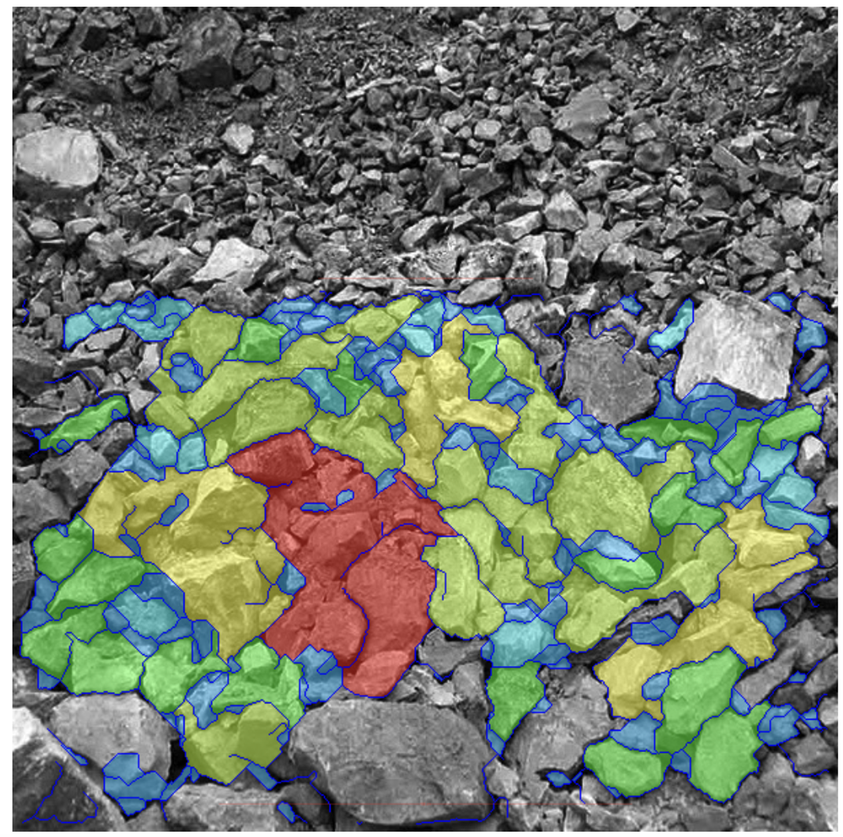
#> input picture image_c.png, 843 x 837 px, shrunk from 1272 x 1264 before the run
$ python particle_analysis_2.py
#> lines starting #> are read from the running program, lines starting #| are printed output that depends on the picture; after the words box and inside, x2 and y2 are one past the last pixel; in counts of white or black regions, pixels touching at a corner belong together
# [65 lines of commented-out code are left out]


import cv2
import numpy as np
import matplotlib.pyplot as plt

# Load the provided image
image_path = "image_c.png"  # Replace with the actual image path
image = cv2.imread(image_path)
#> image is the input picture: shape (837, 843, 3); mean B, G, R 112, 124.3, 116.1

# Convert the image to HSV for color-based segmentation
hsv_image = cv2.cvtColor(image, cv2.COLOR_BGR2HSV)
#> hsv_image: shape (837, 843, 3); mean H, S, V 25.7, 56.2, 136.3

# Define precise HSV color ranges for segmentation
color_ranges = {
    "red": ((0, 120, 70), (10, 255, 255)),  # Adjusted HSV range for red
    "yellow": ((20, 100, 100), (30, 255, 255)),  # Adjusted HSV range for yellow
    "green": ((40, 50, 50), (80, 255, 255)),  # Adjusted HSV range for green
    "blue": ((90, 50, 50), (130, 255, 255)),  # Adjusted HSV range for blue
}

# Scale factor: pixels per mm
pixels_per_mm = 10  # Adjust based on the actual scale in your image

# Dictionary to store particle sizes for each color
particle_sizes_by_color = {}

# Structuring element for morphological operations
kernel = cv2.getStructuringElement(cv2.MORPH_RECT, (3, 3))

# Process each color range
for color_name, (lower, upper) in color_ranges.items():
    # Create a binary mask for the current color
    mask = cv2.inRange(hsv_image, np.array(lower), np.array(upper))

    # Apply morphological operations to refine the mask
    mask = cv2.morphologyEx(mask, cv2.MORPH_CLOSE, kernel)
    mask = cv2.morphologyEx(mask, cv2.MORPH_OPEN, kernel)

    # Find contours for the current mask
    contours, _ = cv2.findContours(mask, cv2.RETR_EXTERNAL, cv2.CHAIN_APPROX_SIMPLE)

    # Calculate areas for each contour and convert to mm²
    areas = [cv2.contourArea(contour) / (pixels_per_mm ** 2) for contour in contours]

    # Store particle sizes in the dictionary
    particle_sizes_by_color[color_name] = areas

    # Draw contours for visual debugging
    cv2.drawContours(image, contours, -1, (255, 255, 255), 2)
#> this loop made 4 passes
#> areas on passes 1 to 2: [319.2], [138.5, 209.4, 0.37, 0.145, 81.17]
#> pass 1, `mask = cv2.inRange(hsv_image, np.array(lower), np.array(upper))`:
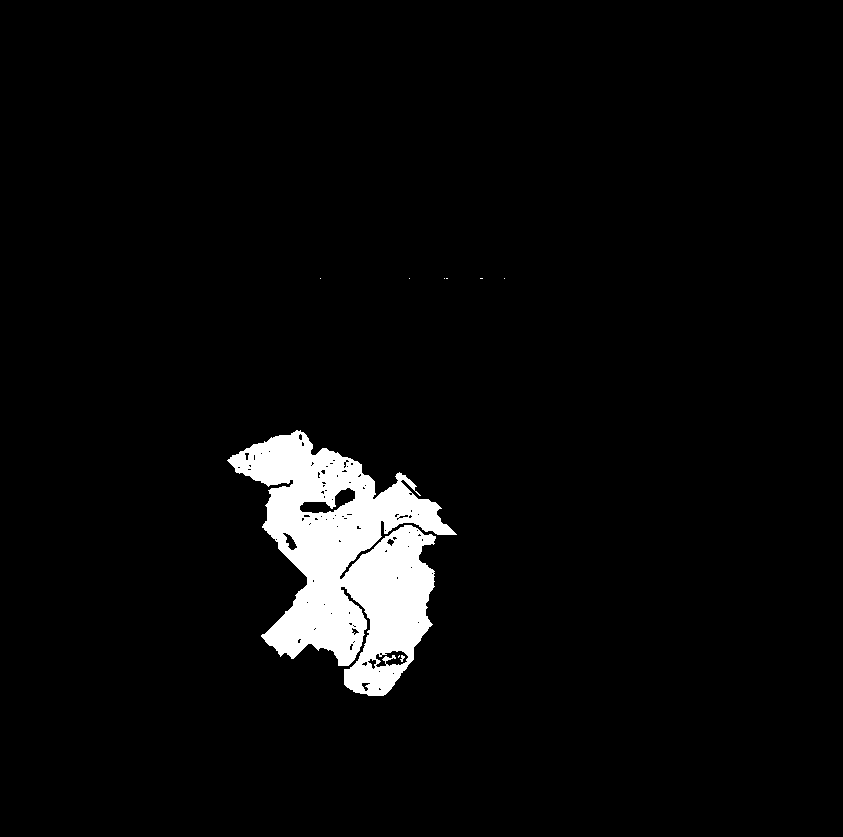
#> mask: shape (837, 843); 4.3% white; 9 white regions (8 under 20 px), largest, box (x1, y1, x2, y2) and area: (227, 430, 457, 696) 30239
#> pass 1, `mask = cv2.morphologyEx(mask, cv2.MORPH_CLOSE, kernel)`:
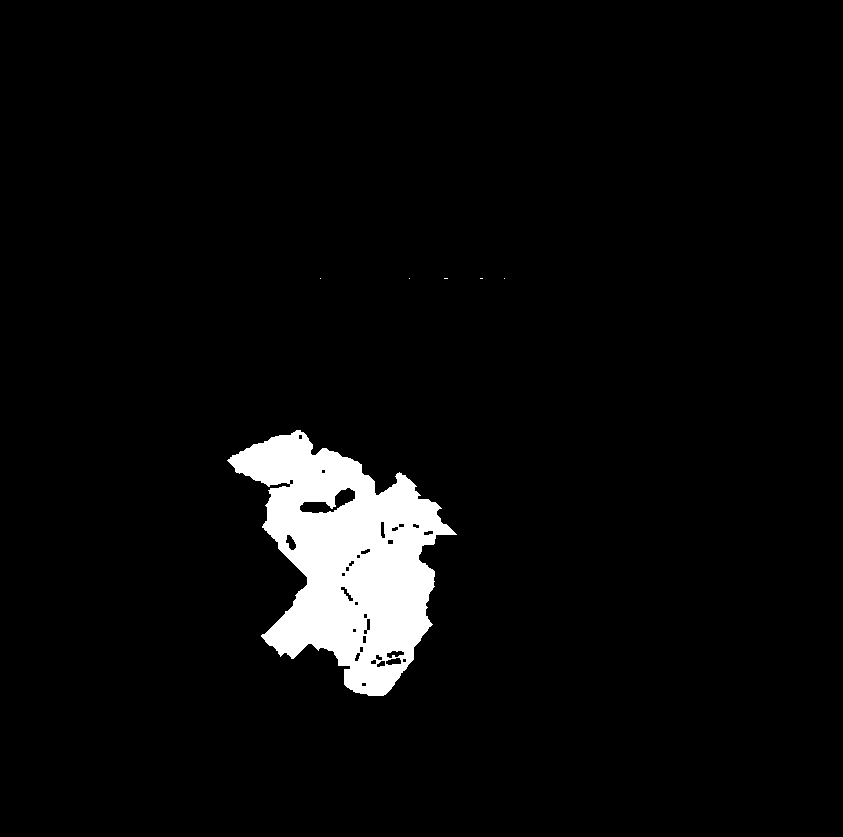
#> mask: shape (837, 843); 4.4% white; 6 white regions (5 under 20 px), largest, box (x1, y1, x2, y2) and area: (227, 430, 457, 696) 31061
#> pass 2, `mask = cv2.inRange(hsv_image, np.array(lower), np.array(upper))`:
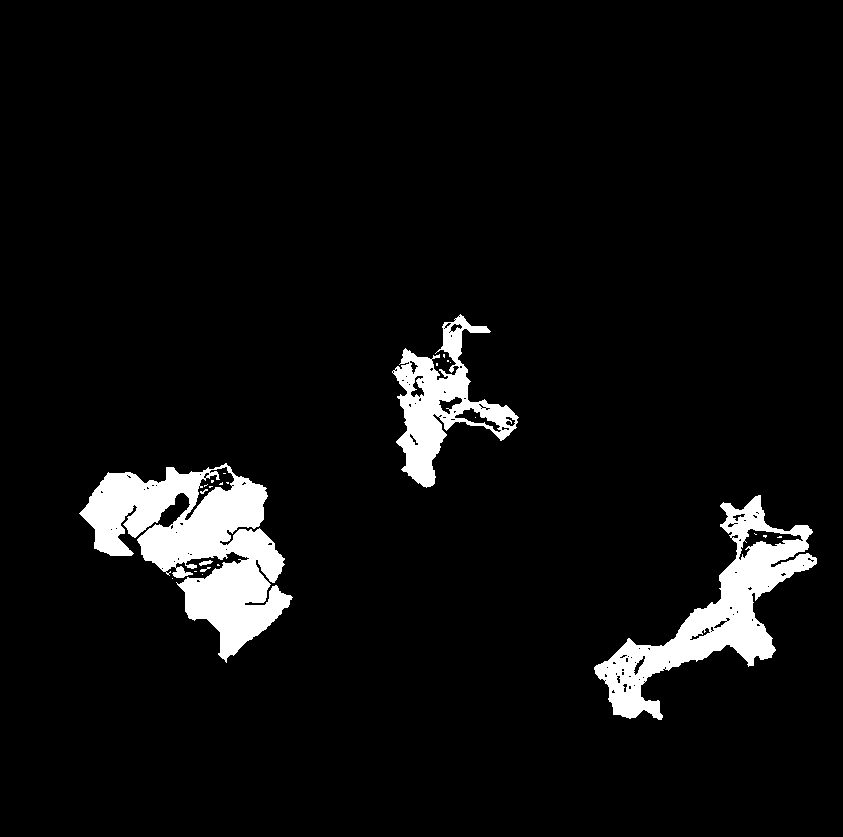
#> mask: shape (837, 843); 5.7% white; 24 white regions (19 under 20 px), largest, box (x1, y1, x2, y2) and area: (79, 463, 293, 663) 19609, (594, 495, 817, 720) 13124, (392, 314, 519, 488) 7504, (199, 560, 213, 566) 45, (200, 567, 211, 572) 24
#> after the loop:
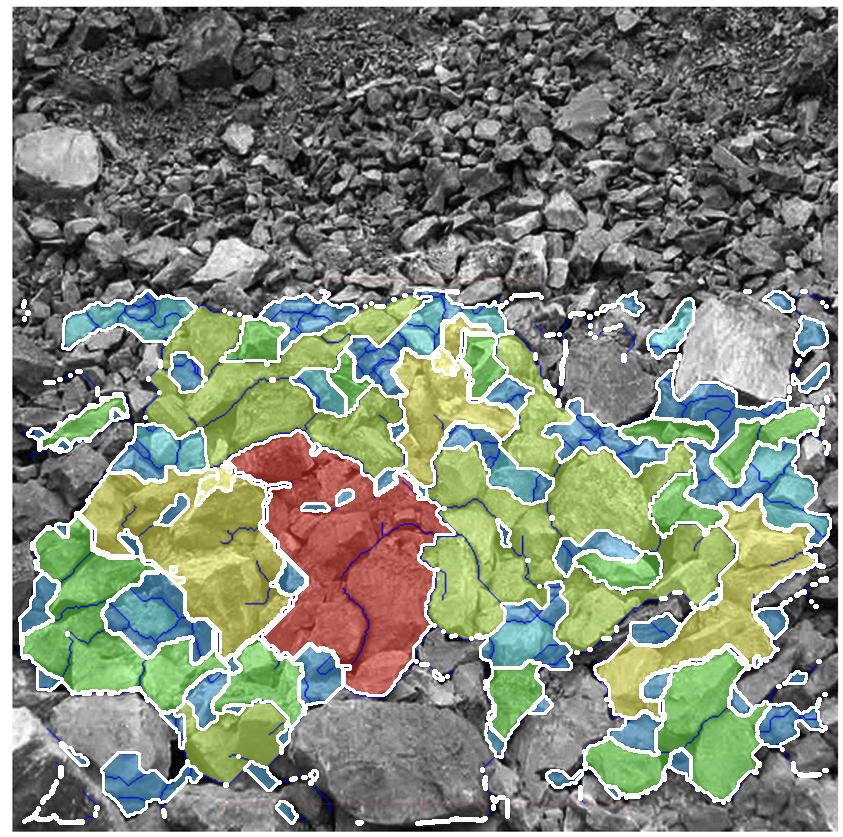
#> image: shape (837, 843, 3); 7.84% of pixels changed, all inside (x1, y1, x2, y2) = (18, 288, 832, 826)
#> after the loop:
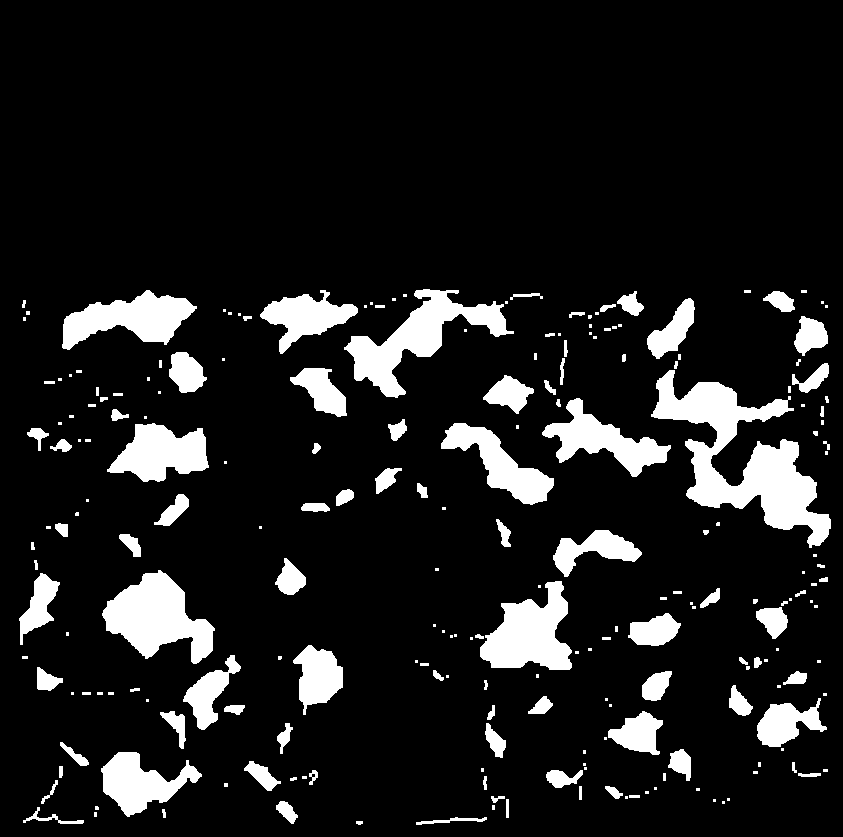
#> mask: shape (837, 843); 11.5% white; 222 white regions (102 under 20 px), largest, box (x1, y1, x2, y2) and area: (651, 370, 831, 548) 11446, (344, 289, 514, 398) 5892, (102, 570, 215, 664) 5754
#> after the loop, particle_sizes_by_color = 4 items

# Print particle sizes for each color
for color, sizes in particle_sizes_by_color.items():
    print(f"Particle sizes for {color}:")
    print(sizes)
#> this loop made 4 passes
#> color on passes 3 to 4: 'green', 'blue'
#> (printed output is left out)

# Optionally, visualize segmented regions with enhanced accuracy
segmented_image = np.zeros_like(image)
for color_name, (lower, upper) in color_ranges.items():
    mask = cv2.inRange(hsv_image, np.array(lower), np.array(upper))
    mask = cv2.morphologyEx(mask, cv2.MORPH_CLOSE, kernel)
    mask = cv2.morphologyEx(mask, cv2.MORPH_OPEN, kernel)
    color = (0, 0, 0)
    if color_name == "red":
        color = (0, 0, 255)
    elif color_name == "yellow":
        color = (0, 255, 255)
    elif color_name == "green":
        color = (0, 255, 0)
    elif color_name == "blue":
        color = (255, 0, 0)
    segmented_image[mask > 0] = color
#> segmented_image: shape (837, 843, 3); mean H, S, V 29.4, 34.5, 26.2

# Display the segmented image
plt.figure(figsize=(10, 6))
plt.imshow(cv2.cvtColor(segmented_image, cv2.COLOR_BGR2RGB))
plt.title("Enhanced Segmented Regions by Color")
plt.axis('off')
plt.show()
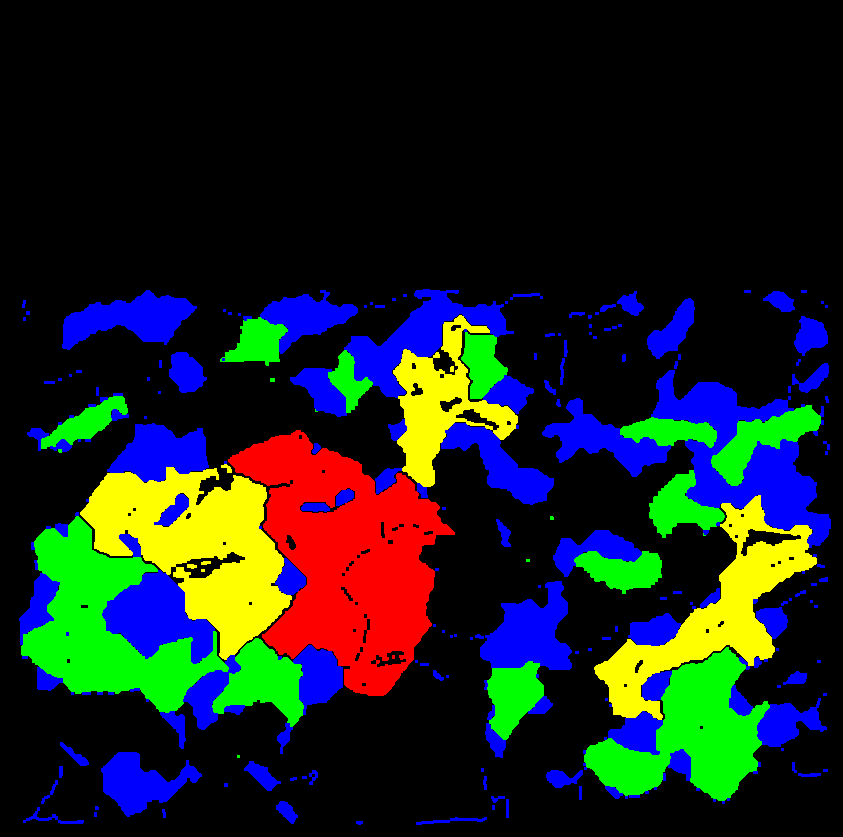
#> shown: shape (837, 843, 3); mean R, G, B 26.2, 34.5, 29.4

$ run again, with image-1.png copied over image_c.png
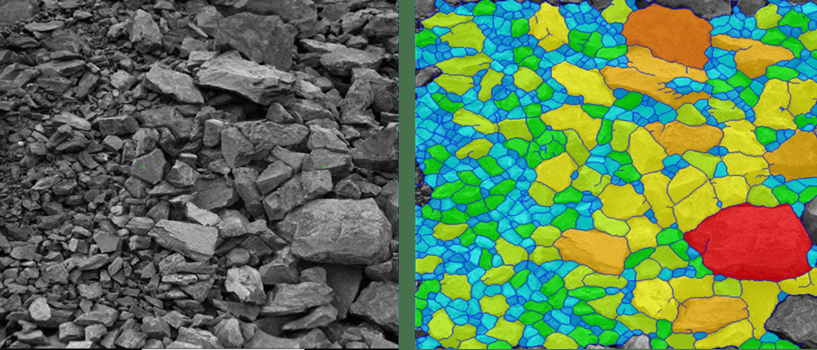
#> input picture image-1.png, 817 x 350 px
#> image is the input picture: shape (350, 817, 3); mean B, G, R 85.5, 123.5, 96.8
#> hsv_image: shape (350, 817, 3); mean H, S, V 31.4, 101.7, 137.9
#> the loop `for color_name, (lower, upper) in color_ranges.items():` made 4 passes
#> areas on passes 1 to 2: [67.37], [73.67, 9.94, 12.66, 202, 44.5, 15.72, 12.28]
#> pass 1, `mask = cv2.morphologyEx(mask, cv2.MORPH_CLOSE, kernel)`:
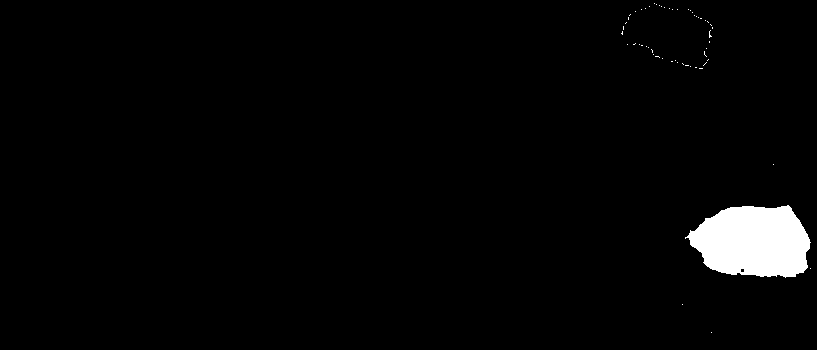
#> mask: shape (350, 817); 2.4% white; 57 white regions (56 under 20 px), largest, box (x1, y1, x2, y2) and area: (685, 205, 811, 278) 6895
#> after the loop `for color_name, (lower, upper) in color_ranges.items():`: particle_sizes_by_color = 4 items
#> the loop `for color, sizes in particle_sizes_by_color.items():` made 4 passes
#> (printed output is left out)
#> `plt.show()`:
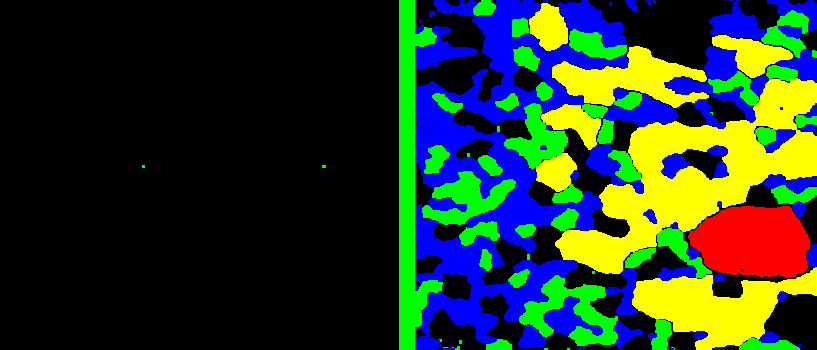
#> shown: shape (350, 817, 3); mean R, G, B 38.3, 55.7, 36.4

$ run again, with sample1.png copied over image_c.png
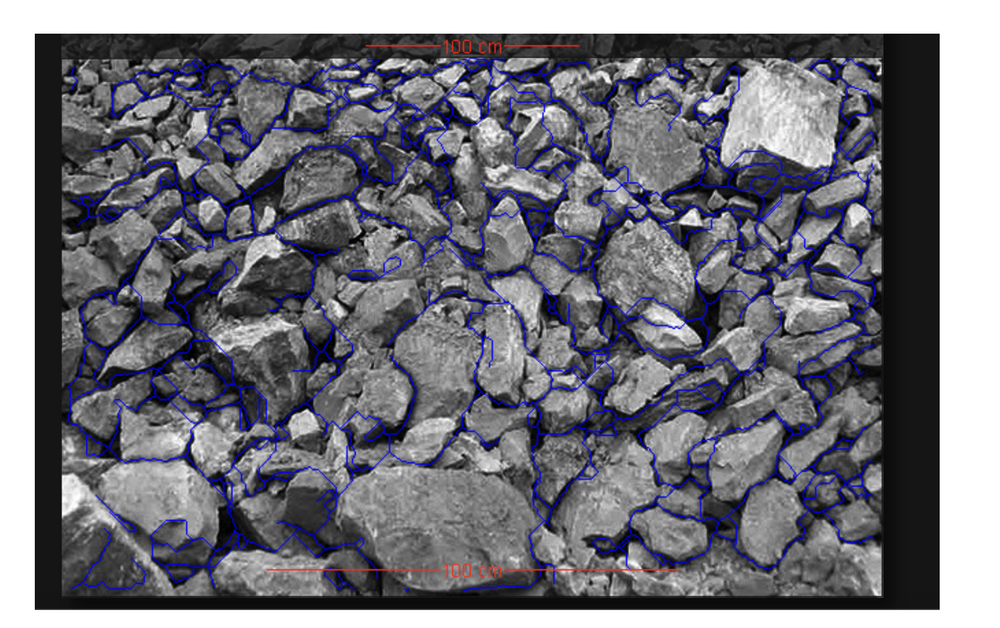
#> input picture sample1.png, 1000 x 628 px, shrunk from 1724 x 1082 before the run
#> image is the input picture: shape (628, 1000, 3); mean B, G, R 124.3, 116, 116.4
#> hsv_image: shape (628, 1000, 3); mean H, S, V 17.3, 18.3, 124.8
#> the loop `for color_name, (lower, upper) in color_ranges.items():` made 4 passes
#> areas on pass 1: [0.08, 0.04, 0.06, 0.62, 0.04, 2.38]
#> pass 1, `mask = cv2.morphologyEx(mask, cv2.MORPH_OPEN, kernel)`:
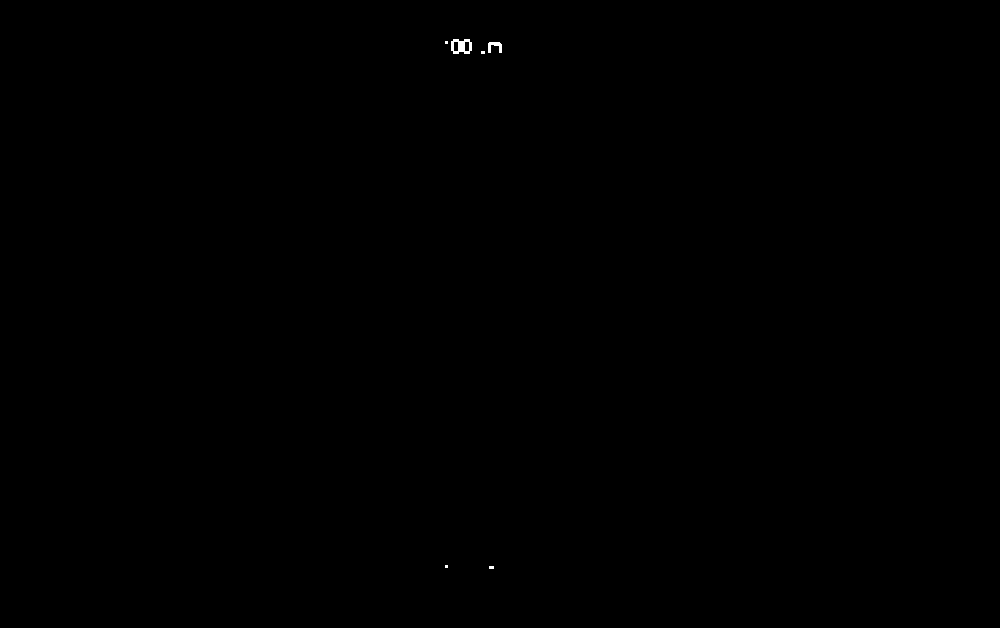
#> mask: shape (628, 1000); 0.05% white; 6 white regions (4 under 20 px), largest, box (x1, y1, x2, y2) and area: (451, 39, 472, 54) 201, (488, 42, 502, 53) 91
#> after the loop `for color_name, (lower, upper) in color_ranges.items():`: particle_sizes_by_color = 4 items
#> the loop `for color, sizes in particle_sizes_by_color.items():` made 4 passes
#> (color, sizes) on passes 1 to 3: ('red', [0.08, 0.04, 0.06, 0.62, 0.04, 2.38]), ('yellow', []), ('green', [])
#> (printed output is left out)
#> `plt.show()`:
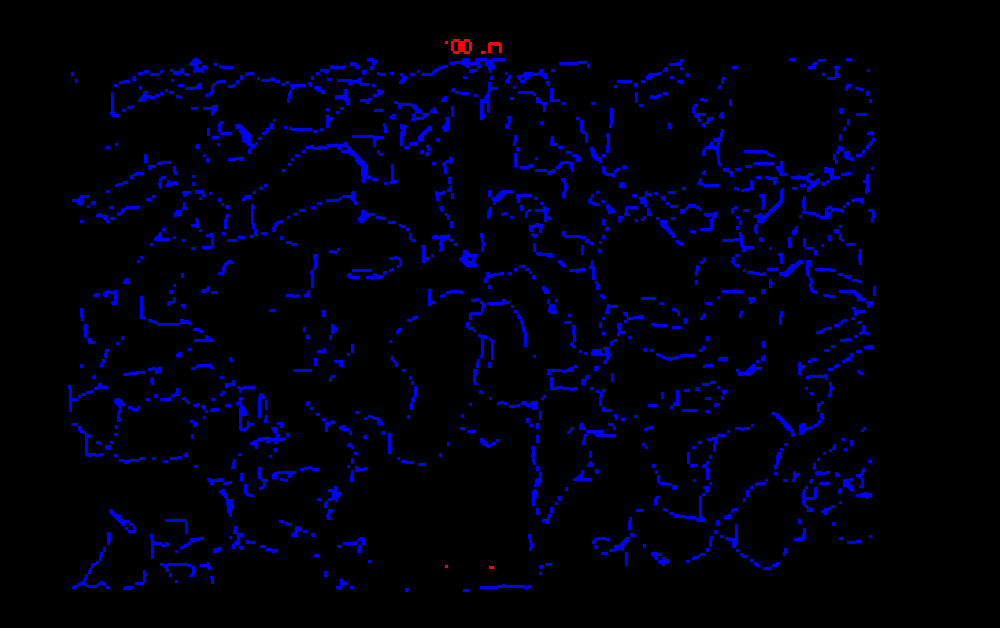
#> shown: shape (628, 1000, 3); mean R, G, B 0.1, 0, 12.9
